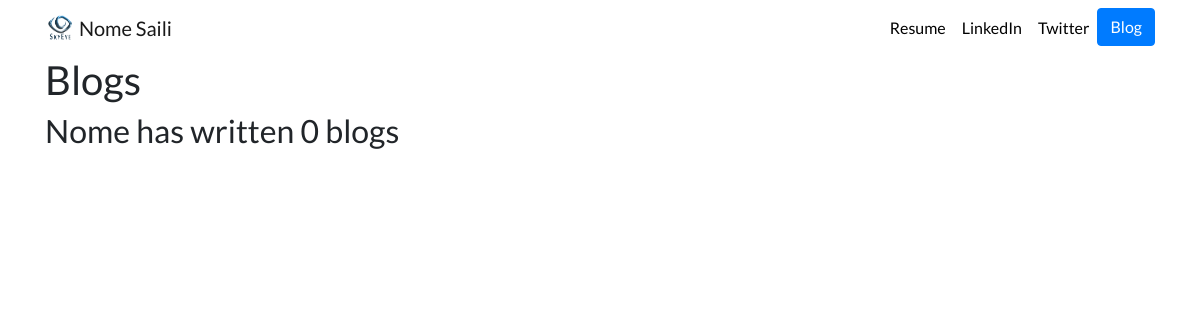
Page /blog/ on the earlier database version.
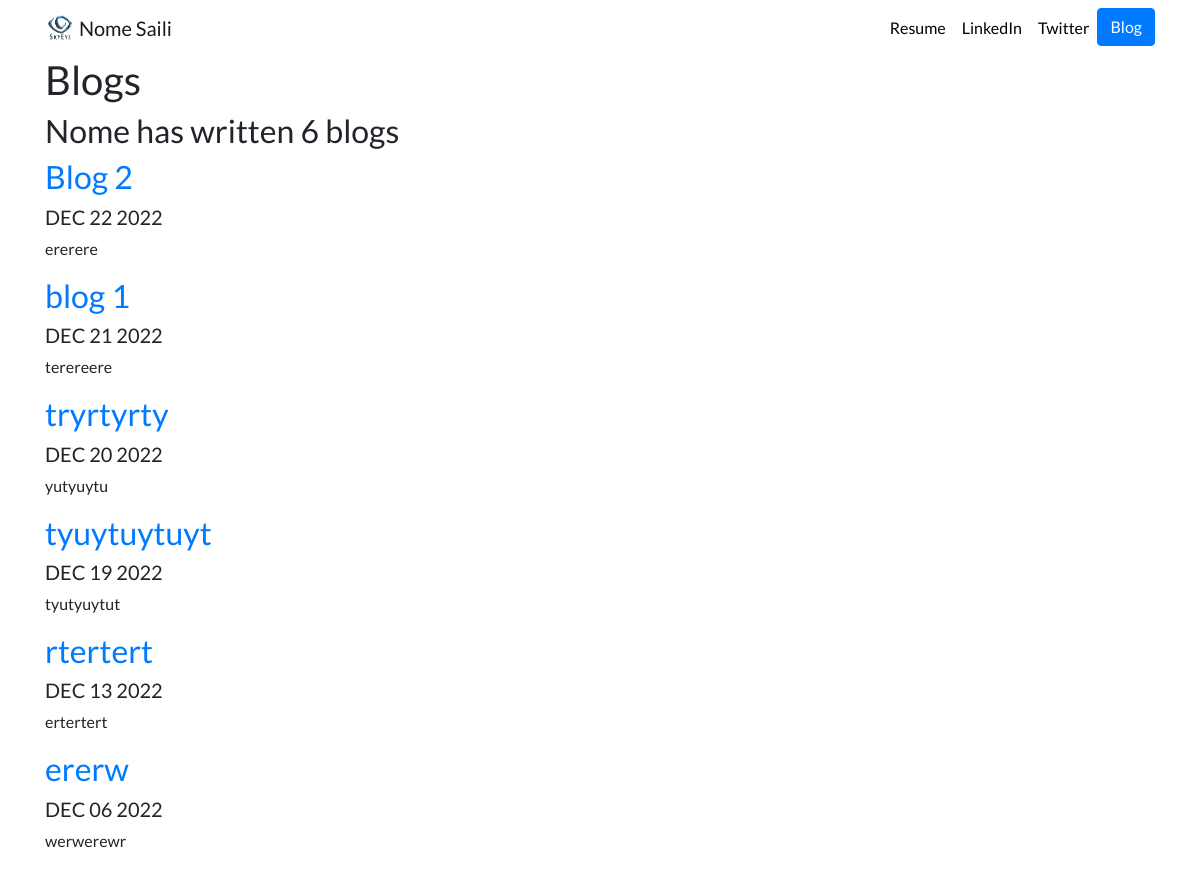
Same page on the later database version.
### blog/models.py (models this page shows, shortened)
class Blog (models.Model):
    title = models.CharField(max_length=200)
    description = models.TextField()
    date = models.DateField()

### blog/views.py (the view)
# urls.py: path('', views.all_blogs, name ='all_blogs'),
def all_blogs(request):
    blogs = Blog.objects.order_by('-date') #instantiate project data into variable projects
    return render(request, 'blog/all_blogs.html', {'blogs':blogs})

### blog/templates/blog/all_blogs.html
{% extends 'portfolio/base.html' %}
{% block content %}
<h1> Blogs</h1>
<h2> Nome has written {{blogs.count}} blog{{blogs.count|pluralize}}</h2>
{% for blog in blogs %}
<a href="{% url 'blog:detail' blog.id %}">
<h2>{{blog.title}}</h2></a>
<h5>{{blog.date|date:'M d Y'|upper}}</h5>
<p>{{blog.description|truncatechars:100}}</p>
{% endfor %}
{% endblock %}

Differences in the rows shown:
added Blog: title "Blog 2", date "DEC 22 2022", description "ererere"
added Blog: title "blog 1", date "DEC 21 2022", description "terereere"
added Blog: title "tryrtyrty", date "DEC 20 2022", description "yutyuytu"
added Blog: title "tyuytuytuyt", date "DEC 19 2022", description "tyutyuytut"
added Blog: title "rtertert", date "DEC 13 2022", description "ertertert"
added Blog: title "ererw", date "DEC 06 2022", description "werwerewr"
Other differences:
{{ blogs.count }}: "0" → "6"
